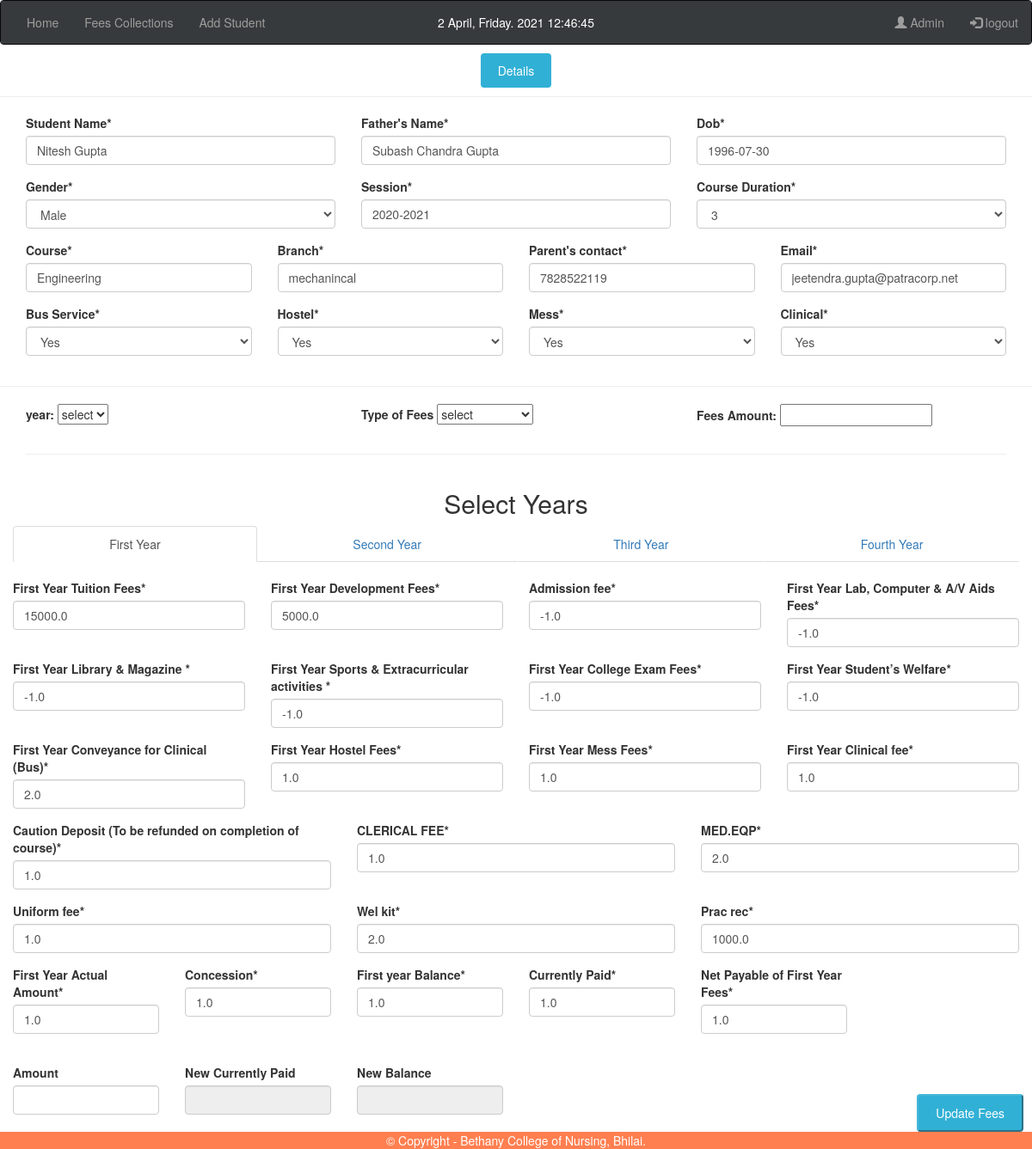
The page /BCN_V1/fees/2/ (signed in) on the database its author committed.
### BCN_App1/models.py (models this page shows, shortened)
class StudentDetailsCommon(models.Model):
    student_name = models.CharField(max_length=100, verbose_name='Student Name')
    fathers_name = models.CharField(max_length=100, verbose_name="Father's Name")
    dob = models.DateField(verbose_name='Date of Birth')
    gender = models.CharField(max_length=30, choices=CHOICES, verbose_name='Gender')
    session_of_add = models.CharField(max_length=301, verbose_name='Session')
    course_duration = models.CharField(max_length=10, choices=CHOICE_YEAR, verbose_name='Course Duration')
    course = models.CharField(max_length=30, verbose_name='Course')
    branch = models.CharField(max_length=30, verbose_name='Branch')
    contact = models.IntegerField(verbose_name="Parent's contact")
    email = models.EmailField(max_length=100, verbose_name='Email')
    bus = models.CharField(max_length=30, choices=CHOICES_OPTED, verbose_name='Bus Service')
    hostel = models.CharField(max_length=30, choices=CHOICES_OPTED, verbose_name='Hostel')
    mess = models.CharField(max_length=30, choices=CHOICES_OPTED, verbose_name='Mess')
    clinic = models.CharField(max_length=30, choices=CHOICES_OPTED, verbose_name='clinical')
    class Meta:
        abstract = True

class FirstYr(FirstYearFee):
    f_actual_fees = models.FloatField(max_length=20, verbose_name='First Year Actual Amount')
    f_concession = models.FloatField(max_length=30, verbose_name='Concession')
    f_balance = models.FloatField(max_length=20, verbose_name='First year Balance')
    f_currently_paid = models.FloatField(max_length=20, verbose_name='Currently Paid')
    f_net_pay = models.FloatField(max_length=20, verbose_name='Net Payable of First Year Fees')
    class Meta:
        abstract = True

class SecondYr(SecondYearFee):
    s_actual_fees = models.FloatField(max_length=20, verbose_name='Second Year Actual Amount')
    s_concession = models.FloatField(max_length=30, verbose_name='Concession')
    s_balance = models.FloatField(max_length=20, verbose_name='Second year Balance')
    s_currently_paid = models.FloatField(max_length=20, verbose_name='Currently Paid')
    s_net_pay = models.FloatField(max_length=20, verbose_name='Net Payable of Second Year Fees')
    class Meta:
        abstract = True

class ThirdYr(ThirdYearFee):
    t_actual_fees = models.FloatField(max_length=20, verbose_name='Third Year Actual Amount')
    t_concession = models.FloatField(max_length=30, verbose_name='Concession')
    t_balance = models.FloatField(max_length=20, verbose_name='Third year Balance')
    t_currently_paid = models.FloatField(max_length=20, verbose_name='Currently Paid')
    t_net_pay = models.FloatField(max_length=20, verbose_name='Net Payable of Third Year Fees')
    class Meta:
        abstract = True

class FourthYr(FourthYearFee):
    fo_actual_fees = models.FloatField(max_length=20, verbose_name='Fourth Year Actual Amount')
    fo_concession = models.FloatField(max_length=30, verbose_name='Concession')
    fo_balance = models.FloatField(max_length=20, verbose_name='Fourth year Balance')
    fo_currently_paid = models.FloatField(max_length=20, verbose_name='Currently Paid')
    fo_net_pay = models.FloatField(max_length=20, verbose_name='Net Payable of Fourth Year Fees')
    class Meta:
        abstract = True

class StudentFeeDetails(StudentDetailsCommon, FirstYr, SecondYr, ThirdYr, FourthYr):
    class Meta:
        db_table = 'Student Database'
        verbose_name = 'Student Database'

### BCN_App1/views.py (the view)
# urls.py: path('BCN_V1/fees/<int:pk>/', views.fees_up, name='fees_up'),
@login_required(login_url='/accounts/login/')
def fees_up(request, pk=None):
    post = get_object_or_404(StudentFeeDetails, pk=pk)
    if request.method == "POST":
        form = StudentFeeDetailsForm(request.POST, instance=post)
        if form.is_valid():
            form.save()
            return redirect("fees_transactions")
    else:
        form = StudentFeeDetailsForm(instance=post)
    return render(request, 'student_fees.html', {'form': form, 'post': post})

### BCN_App1/forms.py
class StudentFeeDetailsForm(forms.ModelForm):
    dob = forms.DateField(widget=forms.DateInput(attrs={'class': 'datepicker'}))
    class Meta:
        model = StudentFeeDetails
        fields = "__all__"

### templates/student_fees.html (shortened to what this page needs)
{% extends 'base.html' %}
{% load static %}
{% load crispy_forms_tags %}
{% block body %}
<link rel="stylesheet" href="{% static 'css/fixed button.css' %}">
<link rel="stylesheet" href="{% static 'css/fixed anchor.css' %}">
<link href="//cdn.bootcss.com/bootstrap/3.3.7/css/bootstrap.min.css" rel="stylesheet">
<link href="//cdn.bootcss.com/bootstrap-datetimepicker/4.17.44/css/bootstrap-datetimepicker.min.css" rel="stylesheet">
    <form method="post" action="{% url 'update_data' post.pk %}"  id="form_submit">
        <center><a id="hide" class="feedback">Details</a></center><hr>
    <div class="container" id="details">
     <div class="row">
        <div class="col-md-4">
              {{ form.student_name|as_crispy_field }}
          </div>
          <div class="col-md-4">
              {{ form.fathers_name|as_crispy_field }}
          </div>
          <div class="col-md-4">
              {{ form.dob|as_crispy_field }}
          </div>
     </div>
     <div class="row">
        <div class="col-md-4">
    {{form.gender|as_crispy_field}}
          </div>
          <div class="col-md-4">
    {{form.session_of_add|as_crispy_field}}
          </div>
          <div class="col-md-4">
    {{form.course_duration|as_crispy_field}}
          </div>
     </div>
     <div class="row">
        <div class="col-md-3">
{{form.course|as_crispy_field}}
        </div>
        <div class="col-md-3">
    {{form.branch|as_crispy_field}}
        </div>
        <div class="col-md-3">
    {{form.contact|as_crispy_field}}
        </div>
        <div class="col-md-3">
    {{form.email|as_crispy_field}}
        </div>
     </div>
     <div class="row">
        <div class="col-md-3">
    {{form.bus|as_crispy_field}}
        </div>
        <div class="col-md-3">
    {{form.hostel|as_crispy_field}}
        </div>
        <div class="col-md-3">
    {{form.mess|as_crispy_field}}
        </div>
        <div class="col-md-3">
    {{form.clinic|as_crispy_field}}
        </div>
     </div>
    </div><hr>
    <div class="container">
        <div class="row">
        <div class="col-sm-4">
          <p><label for="id_year">year:</label>
                <select name="year" id="id_year">
                  <option value="">select</option>
                </select>
            </p>
        </div>
        <div class="col-sm-4">
          <p><label for="id_fee_type">Type of Fees</label>
                <select name="fee_type" id="id_fee_type">
                  <option value="">select</option>
                </select>
            </p>
        </div>
        <div class="col-sm-4">
         <p><label for="id_fees_amount">Fees Amount:</label>
                <input type="text" name="fees_amount" maxlength="10" id="id_fees_amount">
            </p>
        </div>
    </div><hr>
    </div>
    <div class="container-fluid">
    <center><h2>Select Years</h2></center>
    <center><ul class="nav nav-tabs nav-justified" style="align-items: center">
    <li class="active" ><a data-toggle="tab" href="#firstyr">First Year</a></li>
    <li><a data-toggle="tab" href="#secondyr">Second Year</a></li>
    <li><a data-toggle="tab" href="#thirdyr">Third Year</a></li>
    <li><a data-toggle="tab" href="#fourthyr">Fourth Year</a></li>
  </ul></center>
    <div class="tab-content">
    <div id="firstyr" class="tab-pane fade in active">
        <br>
     <div class="row">
        <div class="col-md-3">
    {{form.f_tuition_fee|as_crispy_field}}
        </div>
        <div class="col-md-3">
    {{form.f_development_fee|as_crispy_field}}
        </div>
        <div class="col-md-3">
    {{form.admission_fee|as_crispy_field}}
        </div>
        <div class="col-md-3">
    {{form.f_lab_computer_fee|as_crispy_field}}
        </div>
     </div>
     <div class="row">
        <div class="col-md-3">
    {{form.f_library|as_crispy_field}}
        </div>
        <div class="col-md-3">
    {{form.f_sports_activities|as_crispy_field}}
        </div>
        <div class="col-md-3">
    {{form.f_college_exam|as_crispy_field}}
        </div>
        <div class="col-md-3">
    {{form.f_student_welfare|as_crispy_field}}
        </div>
     </div>
     <div class="row">
        <div class="col-md-3">
    {{form.f_bus_fees|as_crispy_field}}
        </div>
        <div class="col-md-3">
    {{form.f_hostel_fees|as_crispy_field}}
        </div>
        <div class="col-md-3">
    {{form.f_mess_fees|as_crispy_field}}
        </div>
        <div class="col-md-3">
    {{form.f_clinic_fees|as_crispy_field}}
        </div>
     </div>
     <div class="row">
        <div class="col-md-4">
    {{form.caution_fee|as_crispy_field}}
        </div>
        <div class="col-md-4">
    {{form.clerical_fee|as_crispy_field}}
        </div>
        <div class="col-md-4">
    {{form.med_equip|as_crispy_field}}
        </div>
     </div>
     <div class="row">
        <div class="col-md-4">
    {{form.uniform_fee|as_crispy_field}}
        </div>
        <div class="col-md-4">
    {{form.wel_kit|as_crispy_field}}
        </div>
        <div class="col-md-4">
    {{form.prac_rec|as_crispy_field}}
        </div>
     </div>
     <div class="row">
        <div class="col-md-2">
    {{form.f_actual_fees|as_crispy_field}}
        </div>
        <div class="col-md-2">
    {{form.f_concession|as_crispy_field}}
        </div>
        <div class="col-md-2">
    {{form.f_balance|as_crispy_field}}
        </div>
        <div class="col-md-2">
    {{form.f_currently_paid|as_crispy_field}}
        </div>
        <div class="col-md-2">
    {{form.f_net_pay|as_crispy_field}}
        </div>
     </div><br>
     <div class="row">
        <div class="col-md-2">
            <label for="f_amount">Amount</label><input class="form-control" type="number" id="f_amount" name="f_amount">
        </div>
        <div class="col-md-2">
            <label for="f_CP">New Currently Paid</label><input class="form-control" type="number" id="f_CP" name="f_CP" readonly>
        </div>
        <div class="col-md-2">
            <label for="f_B">New Balance</label><input class="form-control" type="number" id="f_B" name="f_B" readonly>
        </div>
     </div><br>
    </div>
  </div>
    <div class="content" id="mybutton">
        <button class="feedback button" type="submit" value="submit ">Update Fees</button>
    </div>
    </div>
</form>
{% endblock %}

### BCN_App1/static/css/fixed button.css (style rules this page uses)
html { scroll-behavior: smooth; }
.feedback { background-color : #31B0D5; color: white; padding: 10px 20px; border-radius: 4px; border-color: #46b8da; }
#mybutton { position: fixed; bottom: 20px; right: 10px; }

### BCN_App1/static/css/fixed anchor.css (style rules this page uses)
html { scroll-behavior: smooth; }

### templates/base.html (style rules this page uses)
body { font-family: "Roboto", "Helvetica Neue", Helvetica, Arial, sans-serif; line-height: 1.5; background-color: #f1f1f1; }

### rows shown on the page
StudentFeeDetails: student_name "Nitesh Gupta", fathers_name "Subash Chandra Gupta", dob "1996-07-30", gender "Male", session_of_add "2020-2021", course_duration "3", course "Engineering", branch "mechanincal", contact "7828522119", email "jeetendra.gupta@patracorp.net", bus "Yes", hostel "Yes", mess "Yes", clinic "Yes", f_tuition_fee "15000.0", f_development_fee "5000.0", admission_fee "-1.0", f_lab_computer_fee "-1.0", f_library "-1.0", f_sports_activities "-1.0", f_college_exam "-1.0", f_student_welfare "-1.0", f_bus_fees "2.0", f_hostel_fees "1.0", f_mess_fees "1.0", f_clinic_fees "1.0", caution_fee "1.0", clerical_fee "1.0", med_equip "2.0", uniform_fee "1.0", wel_kit "2.0", prac_rec "1000.0", f_actual_fees "1.0", f_concession "1.0", f_balance "1.0", f_currently_paid "1.0", f_net_pay "1.0"
